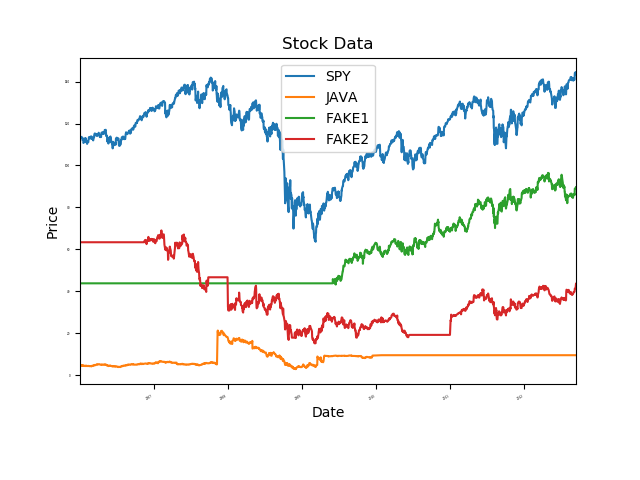

Here is the Python script that generated this plot:
"""Fill missing values"""

import os
import pandas as pd
import matplotlib.pyplot as plt
import numpy as np


def symbol_to_path(symbol, base_dir="../../data"):
    """Return CSV file path given ticker symbol."""
    return os.path.join(base_dir, "{}.csv".format(str(symbol)))


def get_data(symbols, dates):
    """Read stock data (adjusted close) for given symbols from CSV files."""
    df = pd.DataFrame(index=dates)
    if 'SPY' not in symbols:  # add SPY for reference, if absent
        symbols.insert(0, 'SPY')

    # Read and join data for each symbol
    for symbol in symbols:
        df_temp = pd.read_csv(symbol_to_path(symbol), index_col='Date', 
        parse_dates=True, usecols=['Date', 'Adj Close'], na_values=['nan'])
        
        # Rename to 'Adj Close' for each symbol to prevent clash
        df_temp = df_temp.rename(columns={'Adj Close': symbol})
        
        df = df.join(df_temp)
        if symbol == 'SPY': # drop dates SPY didn't trade
            df = df.dropna(subset=['SPY'])

    return df


def fill_missing_values(df_data):
    """Fill missing values in data frame, in place."""
    df_data.fillna(method='ffill', inplace=True)
    df_data.fillna(method='bfill', inplace=True) 
    return df_data


def plot_data(df_data):
    """Plot stock data with appropriate axis labels."""
    ax = df_data.plot(title="Stock Data", fontsize=2)
    ax.set_xlabel("Date")
    ax.set_ylabel("Price")
    plt.show()


def test_run():
    """Function called by Test Run."""
    # Read data
    symbol_list = ["JAVA", "FAKE1", "FAKE2"]  # list of symbols
    start_date = "2005-12-31"
    end_date = "2014-12-07"
    dates = pd.date_range(start_date, end_date)  # date range as index
    df_data = get_data(symbol_list, dates)  # get data for each symbol

    # Fill missing values
    fill_missing_values(df_data)

    # Plot
    plot_data(df_data)


if __name__ == "__main__":
    test_run()
